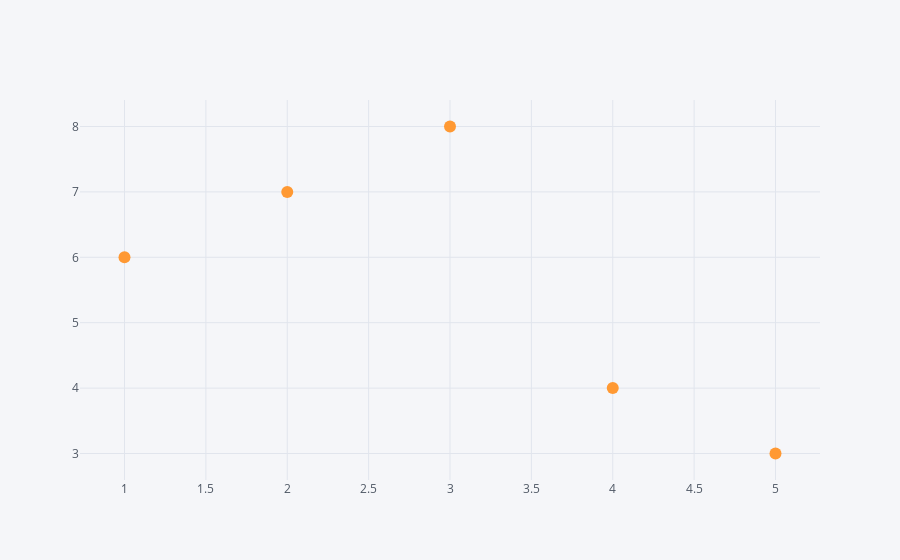

This figure's notebook cell:
### Code cell
df2.iplot(x = "y", y = "z", mode = "markers")

### Figure 1 — Plotly figure (JSON) as saved in the notebook; plotly's stock layout.template omitted (floating-point values rounded to 4 significant figures)
{"data": [{"line": {"color": "rgba(255, 153, 51, 1.0)", "dash": "solid", "shape": "linear", "width": 1.3}, "marker": {"size": 12, "symbol": "circle"}, "mode": "markers", "name": "z", "text": "", "type": "scatter", "x": [1, 2, 3, 4, 5], "y": [6, 7, 8, 4, 3]}], "layout": {"legend": {"bgcolor": "#F5F6F9", "font": {"color": "#4D5663"}}, "paper_bgcolor": "#F5F6F9", "plot_bgcolor": "#F5F6F9", "title": {"font": {"color": "#4D5663"}}, "xaxis": {"gridcolor": "#E1E5ED", "showgrid": true, "tickfont": {"color": "#4D5663"}, "title": {"font": {"color": "#4D5663"}, "text": ""}, "zerolinecolor": "#E1E5ED"}, "yaxis": {"gridcolor": "#E1E5ED", "showgrid": true, "tickfont": {"color": "#4D5663"}, "title": {"font": {"color": "#4D5663"}, "text": ""}, "zerolinecolor": "#E1E5ED"}}}
